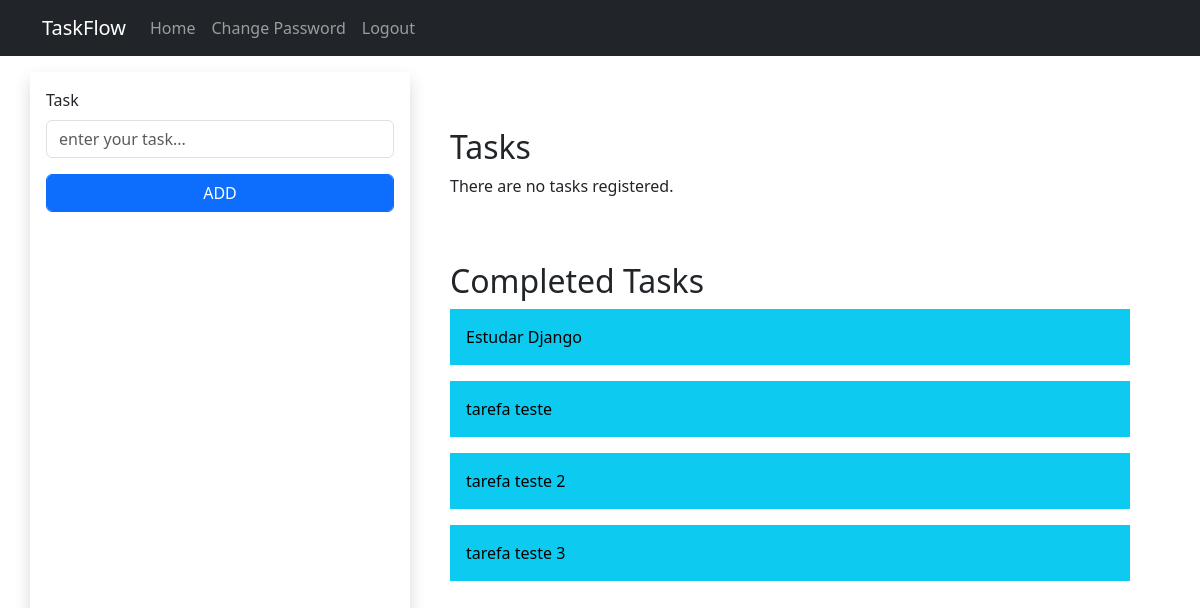
The app's page / (signed in) with its own data.
### taskflow/models.py (models this page shows)
class Task(models.Model):
    user = models.ForeignKey(User, on_delete=models.CASCADE)
    task = models.CharField(max_length=100)
    completed = models.BooleanField(default=False)
    def __str__(self):
        return self.task

### taskflow/views.py (the view, shortened to what this page needs)
# urls.py: path('', IndexView.as_view(), name='index'),
class IndexView(View):
	def get(self, request):
		if (request.user.is_authenticated):
			total_tasks = Task.objects.filter(user=request.user)
			if (total_tasks is not None):
				completed_tasks = []
				uncompleted_tasks = []
				for task in total_tasks:
					if task.completed == True:
						completed_tasks.append(task)
					else:
						uncompleted_tasks.append(task)
			else:
				completed_tasks = None
				uncompleted_tasks = None
			form = TaskForm()
			context = {
				'form': form,
				'completed_tasks': completed_tasks,
				'uncompleted_tasks': uncompleted_tasks,
			}
			return render(request, 'taskflow/index.html', context)
		else:
			return render(request, 'taskflow/index.html')

### taskflow/forms.py
class TaskForm(forms.Form):
    task = forms.CharField(
		max_length=100,
		required=True,
		widget=forms.TextInput(attrs={
			'id': 'task_id',
			'class': 'form-control',
			'placeholder': 'enter your task...',
		})
	)

### templates/taskflow/index.html (shortened to what this page needs)
{% extends 'taskflow/base.html' %}
{% block content %}
	{% if user.is_authenticated %}
		<div class="row">
			<form method="post" class="shadow p-3 mt-3 col-12 col-md-4">
				<div class="mb-3">
					<label for="task_id" class="form-label" >Task</label>
					{{ form.task }}
				</div>
				<button type="submit" class="form-control btn btn-primary">
					ADD
				</button>
			</form>
			<div class="mt-3 p-4 col-12 col-md-8">
				<div class="p-3 mt-3 col-12">
					<h2>Tasks</h2>
					{% if uncompleted_tasks %}
						{% for task in uncompleted_tasks %}
							<div class="input-group mb-3 col-12">
								<span class="input-group-text col-8" id="basic-addon1"> {{ task }} </span>
								<a class="btn btn-primary col-2" href="{% url 'conclude' task_id=task.id %}">Conclude</a>
								<a class="btn btn-danger col-2" href="{% url 'delete' task_id=task.id %}">Delete</a>
							</div>
						{% endfor %}
					{% else %}
						<p>There are no tasks registered.</p>
					{% endif %}
				</div>
				<div class="p-3 mt-3 col-12">
					<h2>Completed Tasks</h2>
					{% if completed_tasks %}
						{% for task in completed_tasks %}
							<div class="mb-3 col-12 text-bg-info p-3">
								<span class="col-8"> {{ task }} </span>
							</div>
						{% endfor %}
					{% else %}
						<p>There are no tasks registered.</p>
					{% endif %}
				</div>
			</div>
		</div>
	{% else %}
		<a href="{% url 'register' %}">
			<p class="text-center mt-3">Click here to register and start organizing your tasks!</p>
		</a>
	{% endif %}
{% endblock content %}

### records on screen
Task: task "Estudar Django"
Task: task "tarefa teste"
Task: task "tarefa teste 2"
Task: task "tarefa teste 3"
